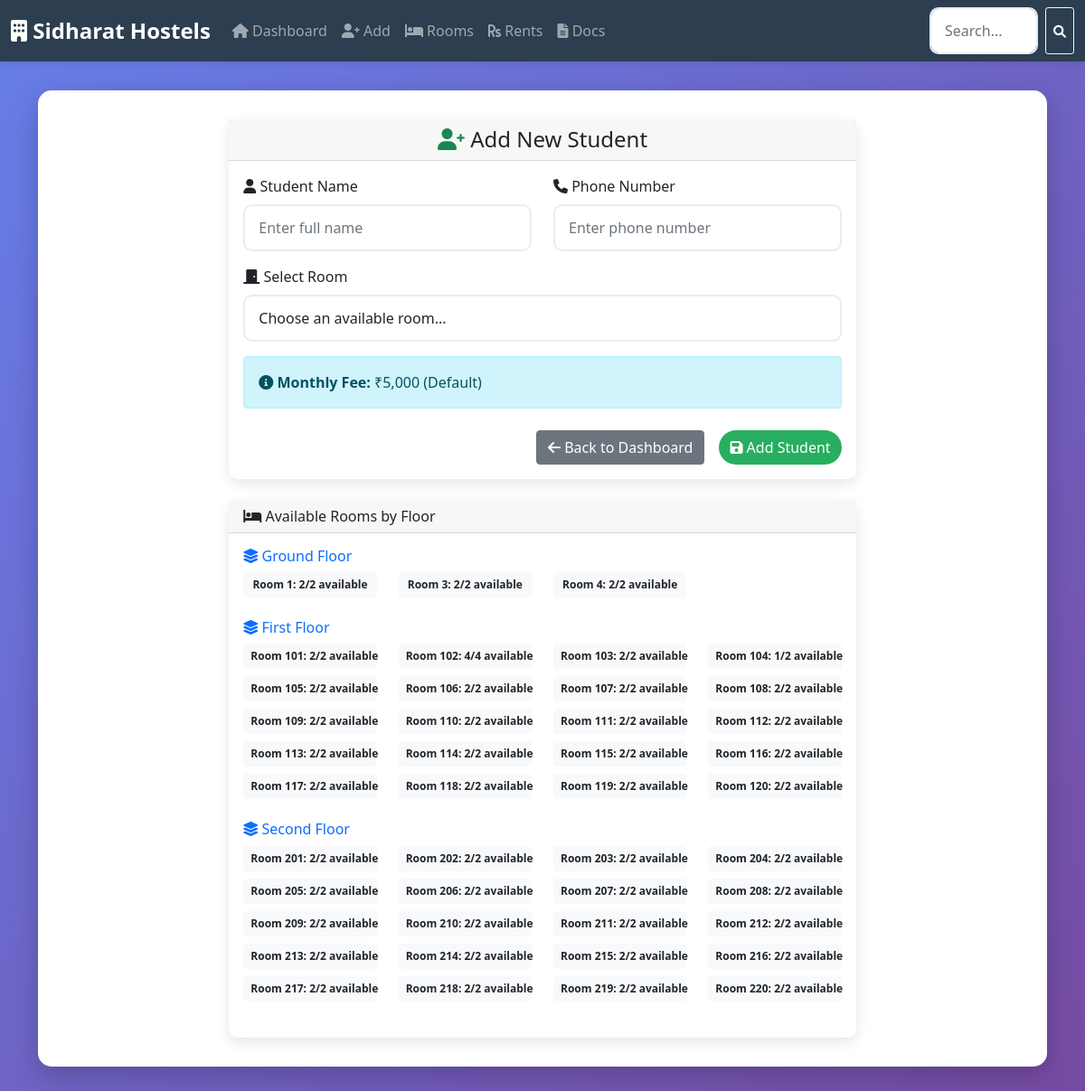
The app's page /add_student with its own data.
### tables this page shows
CREATE TABLE rooms (
        room_number INTEGER PRIMARY KEY,
        capacity INTEGER DEFAULT 2,
        occupied INTEGER DEFAULT 0,
        floor INTEGER DEFAULT 0
    , default_rent REAL DEFAULT 5000);

### app.py (the view, shortened to what this page needs)
@app.route('/add_student', methods=['GET', 'POST'])
def add_student():
    conn = get_db_connection()
    floors_data = {}
    floor_names = {0: 'Ground Floor', 1: 'First Floor', 2: 'Second Floor'}
    for floor_num in [0, 1, 2]:
        rooms = conn.execute('''SELECT room_number, occupied, capacity, floor
                               FROM rooms WHERE occupied < capacity AND floor = ?
                               ORDER BY room_number''', (floor_num,)).fetchall()
        if rooms:
            floors_data[floor_num] = {
                'name': floor_names[floor_num],
                'rooms': rooms
            }
    conn.close()
    return render_template('add_student.html', floors_data=floors_data)

### app.py (called while the page is built)
def get_db_connection():
    conn = sqlite3.connect('hostel.db')
    conn.row_factory = sqlite3.Row
    return conn

### templates/add_student.html (shortened to what this page needs)
{% extends "base.html" %}
{% block content %}
<div class="row">
    <div class="col-md-8 mx-auto">
        <div class="card">
            <div class="card-header text-center">
                <h4 class="mb-0">
                    <i class="fas fa-user-plus text-success"></i>
                    Add New Student
                </h4>
            </div>
            <div class="card-body">
                <form method="POST">
                    <div class="row">
                        <div class="col-md-6 mb-3">
                            <label for="name" class="form-label">
                                <i class="fas fa-user"></i> Student Name
                            </label>
                            <input type="text" class="form-control" id="name" name="name"
                                   placeholder="Enter full name" required>
                        </div>
                        <div class="col-md-6 mb-3">
                            <label for="phone" class="form-label">
                                <i class="fas fa-phone"></i> Phone Number
                            </label>
                            <input type="tel" class="form-control" id="phone" name="phone"
                                   placeholder="Enter phone number" required>
                        </div>
                    </div>
                    <div class="mb-3">
                        <label for="room_number" class="form-label">
                            <i class="fas fa-door-closed"></i> Select Room
                        </label>
                        <select class="form-control" id="room_number" name="room_number" required>
                            <option value="">Choose an available room...</option>
                        </select>
                    </div>
                    <div class="mb-4">
                        <div class="alert alert-info">
                            <i class="fas fa-info-circle"></i>
                            <strong>Monthly Fee:</strong> ₹5,000 (Default)
                        </div>
                    </div>
                    <div class="d-grid gap-2 d-md-flex justify-content-md-end">
                        <a href="{{ url_for('index') }}" class="btn btn-secondary me-md-2">
                            <i class="fas fa-arrow-left"></i> Back to Dashboard
                        </a>
                        <button type="submit" class="btn btn-success">
                            <i class="fas fa-save"></i> Add Student
                        </button>
                    </div>
                </form>
            </div>
        </div>
        {% if floors_data %}
        <div class="card mt-4">
            <div class="card-header">
                <h6 class="mb-0">
                    <i class="fas fa-bed"></i> Available Rooms by Floor
                </h6>
            </div>
            <div class="card-body">
                {% for floor_num, floor_data in floors_data.items() %}
                <div class="mb-3">
                    <h6 class="text-primary">
                        <i class="fas fa-layer-group"></i> {{ floor_data.name }}
                    </h6>
                    <div class="row">
                        {% for room in floor_data.rooms %}
                        <div class="col-md-3 mb-2">
                            <div class="badge bg-light text-dark p-2 w-100">
                                Room {{ room.room_number }}: {{ room.capacity - room.occupied }}/{{ room.capacity }} available
                            </div>
                        </div>
                        {% endfor %}
                    </div>
                </div>
                {% endfor %}
            </div>
        </div>
        {% endif %}
    </div>
</div>
{% endblock %}

### templates/base.html (style rules this page uses)
:root { --primary-color: #2c3e50; --secondary-color: #3498db; --accent-color: #e74c3c; --success-color: #27ae60; }
body { background: linear-gradient(135deg, #667eea 0%, #764ba2 100%); min-height: 100vh; font-family: 'Segoe UI', Tahoma, Geneva, Verdana, sans-serif; }
.card { border: none; border-radius: 10px; box-shadow: 0 5px 15px rgba(0,0,0,0.1); transition: transform 0.3s ease; }
.btn-success { background: var(--success-color); border: none; border-radius: 25px; }
.form-control { border-radius: 10px; border: 2px solid #e9ecef; padding: 12px 15px; }

### records on screen
rooms: room_number "1", room.capacity-room.occupied "2", capacity "2"
rooms: room_number "3", room.capacity-room.occupied "2", capacity "2"
rooms: room_number "4", room.capacity-room.occupied "2", capacity "2"
rooms: room_number "101", room.capacity-room.occupied "2", capacity "2"
rooms: room_number "102", room.capacity-room.occupied "4", capacity "4"
rooms: room_number "103", room.capacity-room.occupied "2", capacity "2"
rooms: room_number "104", room.capacity-room.occupied "1", capacity "2"
rooms: room_number "105", room.capacity-room.occupied "2", capacity "2"
rooms: room_number "106", room.capacity-room.occupied "2", capacity "2"
rooms: room_number "107", room.capacity-room.occupied "2", capacity "2"
rooms: room_number "108", room.capacity-room.occupied "2", capacity "2"
rooms: room_number "109", room.capacity-room.occupied "2", capacity "2"
rooms: room_number "110", room.capacity-room.occupied "2", capacity "2"
rooms: room_number "111", room.capacity-room.occupied "2", capacity "2"
rooms: room_number "112", room.capacity-room.occupied "2", capacity "2"
rooms: room_number "113", room.capacity-room.occupied "2", capacity "2"
rooms: room_number "114", room.capacity-room.occupied "2", capacity "2"
rooms: room_number "115", room.capacity-room.occupied "2", capacity "2"
rooms: room_number "116", room.capacity-room.occupied "2", capacity "2"
rooms: room_number "117", room.capacity-room.occupied "2", capacity "2"
rooms: room_number "118", room.capacity-room.occupied "2", capacity "2"
rooms: room_number "119", room.capacity-room.occupied "2", capacity "2"
rooms: room_number "120", room.capacity-room.occupied "2", capacity "2"
rooms: room_number "201", room.capacity-room.occupied "2", capacity "2"
rooms: room_number "202", room.capacity-room.occupied "2", capacity "2"
rooms: room_number "203", room.capacity-room.occupied "2", capacity "2"
rooms: room_number "204", room.capacity-room.occupied "2", capacity "2"
rooms: room_number "205", room.capacity-room.occupied "2", capacity "2"
rooms: room_number "206", room.capacity-room.occupied "2", capacity "2"
rooms: room_number "207", room.capacity-room.occupied "2", capacity "2"
rooms: room_number "208", room.capacity-room.occupied "2", capacity "2"
rooms: room_number "209", room.capacity-room.occupied "2", capacity "2"
rooms: room_number "210", room.capacity-room.occupied "2", capacity "2"
rooms: room_number "211", room.capacity-room.occupied "2", capacity "2"
rooms: room_number "212", room.capacity-room.occupied "2", capacity "2"
rooms: room_number "213", room.capacity-room.occupied "2", capacity "2"
rooms: room_number "214", room.capacity-room.occupied "2", capacity "2"
rooms: room_number "215", room.capacity-room.occupied "2", capacity "2"
rooms: room_number "216", room.capacity-room.occupied "2", capacity "2"
rooms: room_number "217", room.capacity-room.occupied "2", capacity "2"
rooms: room_number "218", room.capacity-room.occupied "2", capacity "2"
rooms: room_number "219", room.capacity-room.occupied "2", capacity "2"
rooms: room_number "220", room.capacity-room.occupied "2", capacity "2"

### other values on screen
{{ floor_data.name }} "Ground Floor" "First Floor" "Second Floor"
